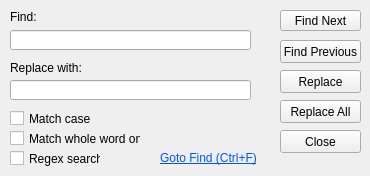
<?xml version="1.0" encoding="UTF-8"?>
<ui version="4.0">
 <class>Form</class>
 <widget class="QWidget" name="Form">
  <property name="geometry">
   <rect>
    <x>0</x>
    <y>0</y>
    <width>370</width>
    <height>176</height>
   </rect>
  </property>
  <property name="windowTitle">
   <string>Form</string>
  </property>
  <widget class="QLabel" name="label">
   <property name="geometry">
    <rect>
     <x>10</x>
     <y>10</y>
     <width>46</width>
     <height>13</height>
    </rect>
   </property>
   <property name="text">
    <string>Find:</string>
   </property>
   <property name="openExternalLinks">
    <bool>false</bool>
   </property>
  </widget>
  <widget class="QLineEdit" name="lineEdit">
   <property name="geometry">
    <rect>
     <x>10</x>
     <y>30</y>
     <width>241</width>
     <height>20</height>
    </rect>
   </property>
  </widget>
  <widget class="QPushButton" name="pushButton">
   <property name="geometry">
    <rect>
     <x>280</x>
     <y>10</y>
     <width>81</width>
     <height>21</height>
    </rect>
   </property>
   <property name="text">
    <string>Find Next</string>
   </property>
  </widget>
  <widget class="QPushButton" name="pushButton_3">
   <property name="geometry">
    <rect>
     <x>280</x>
     <y>130</y>
     <width>81</width>
     <height>23</height>
    </rect>
   </property>
   <property name="text">
    <string>Close</string>
   </property>
  </widget>
  <widget class="QPushButton" name="pushButton_2">
   <property name="geometry">
    <rect>
     <x>280</x>
     <y>40</y>
     <width>81</width>
     <height>23</height>
    </rect>
   </property>
   <property name="text">
    <string>Find Previous</string>
   </property>
  </widget>
  <widget class="QCheckBox" name="checkBox">
   <property name="geometry">
    <rect>
     <x>10</x>
     <y>110</y>
     <width>81</width>
     <height>17</height>
    </rect>
   </property>
   <property name="text">
    <string>Match case</string>
   </property>
  </widget>
  <widget class="QCheckBox" name="checkBox_2">
   <property name="geometry">
    <rect>
     <x>10</x>
     <y>130</y>
     <width>131</width>
     <height>17</height>
    </rect>
   </property>
   <property name="text">
    <string>Match whole word only</string>
   </property>
  </widget>
  <widget class="QCheckBox" name="checkBox_3">
   <property name="geometry">
    <rect>
     <x>10</x>
     <y>150</y>
     <width>91</width>
     <height>17</height>
    </rect>
   </property>
   <property name="text">
    <string>Regex search</string>
   </property>
  </widget>
  <widget class="QLabel" name="label_2">
   <property name="geometry">
    <rect>
     <x>160</x>
     <y>150</y>
     <width>111</width>
     <height>16</height>
    </rect>
   </property>
   <property name="cursor">
    <cursorShape>PointingHandCursor</cursorShape>
   </property>
   <property name="styleSheet">
    <string notr="true">font: 8pt &quot;MS Shell Dlg 2&quot;;
color: rgb(0, 85, 255);
text-decoration: underline;</string>
   </property>
   <property name="text">
    <string>Goto Find (Ctrl+F)</string>
   </property>
  </widget>
  <widget class="QLineEdit" name="lineEdit_2">
   <property name="geometry">
    <rect>
     <x>10</x>
     <y>80</y>
     <width>241</width>
     <height>20</height>
    </rect>
   </property>
  </widget>
  <widget class="QLabel" name="label_3">
   <property name="geometry">
    <rect>
     <x>10</x>
     <y>60</y>
     <width>71</width>
     <height>16</height>
    </rect>
   </property>
   <property name="text">
    <string>Replace with:</string>
   </property>
   <property name="openExternalLinks">
    <bool>false</bool>
   </property>
  </widget>
  <widget class="QPushButton" name="pushButton_4">
   <property name="geometry">
    <rect>
     <x>280</x>
     <y>70</y>
     <width>81</width>
     <height>23</height>
    </rect>
   </property>
   <property name="text">
    <string>Replace</string>
   </property>
  </widget>
  <widget class="QPushButton" name="pushButton_5">
   <property name="geometry">
    <rect>
     <x>280</x>
     <y>100</y>
     <width>81</width>
     <height>23</height>
    </rect>
   </property>
   <property name="text">
    <string>Replace All</string>
   </property>
  </widget>
 </widget>
 <resources/>
 <connections/>
</ui>
